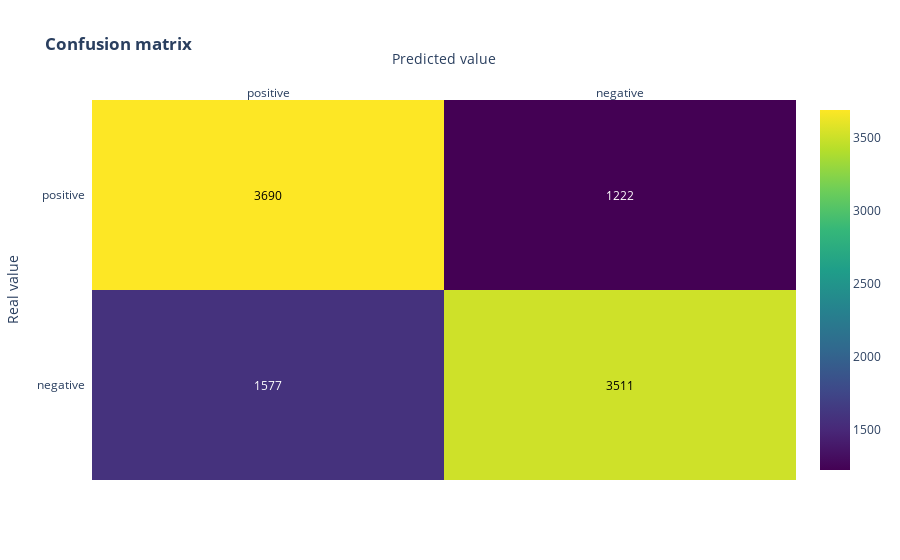

This figure's notebook cell:
### Code cell
conf_matrix(metrics.confusion_matrix(Y_test, y_predsvm))

### Figure 1 — Plotly figure (JSON) as saved in the notebook; plotly's stock layout.template omitted (floating-point values rounded to 4 significant figures)
{"data": [{"colorscale": [[0, "#440154"], [0.1111, "#482878"], [0.2222, "#3e4989"], [0.3333, "#31688e"], [0.4444, "#26828e"], [0.5556, "#1f9e89"], [0.6667, "#35b779"], [0.7778, "#6ece58"], [0.8889, "#b5de2b"], [1, "#fde725"]], "reversescale": false, "showscale": true, "type": "heatmap", "x": ["positive", "negative"], "y": ["negative", "positive"], "z": [[1577, 3511], [3690, 1222]]}], "layout": {"annotations": [{"font": {"color": "#FFFFFF"}, "showarrow": false, "text": "1577", "x": "positive", "xref": "x", "y": "negative", "yref": "y"}, {"font": {"color": "#000000"}, "showarrow": false, "text": "3511", "x": "negative", "xref": "x", "y": "negative", "yref": "y"}, {"font": {"color": "#000000"}, "showarrow": false, "text": "3690", "x": "positive", "xref": "x", "y": "positive", "yref": "y"}, {"font": {"color": "#FFFFFF"}, "showarrow": false, "text": "1222", "x": "negative", "xref": "x", "y": "positive", "yref": "y"}], "title": {"text": "<b>Confusion matrix</b>"}, "xaxis": {"dtick": 1, "gridcolor": "rgb(0, 0, 0)", "side": "top", "ticks": "", "title": {"text": "Predicted value"}}, "yaxis": {"dtick": 1, "ticks": "", "ticksuffix": "  ", "title": {"text": "Real value"}}}}
